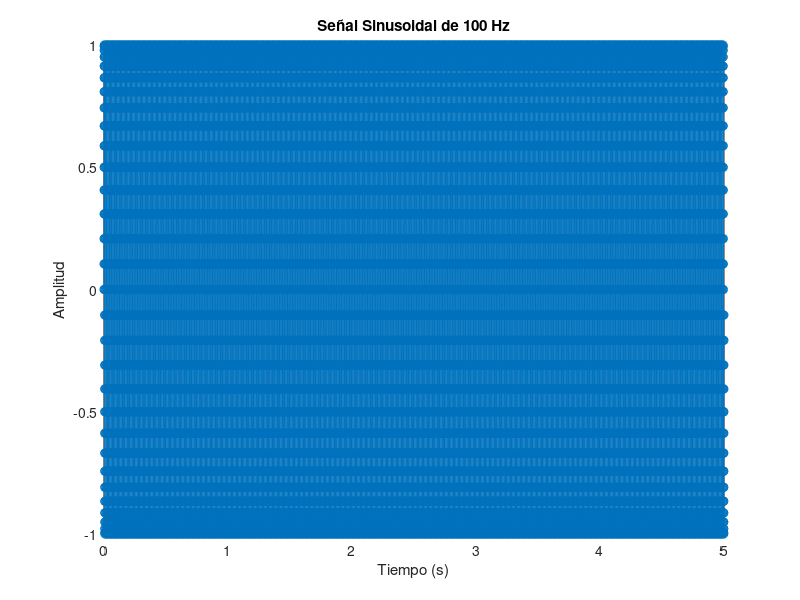

MATLAB code for this plot:
% Parámetros de la señal
f1 = 100; % Frecuencia fundamental en Hz
A = 1; % Amplitud
fs = 6000; % Frecuencia de muestreo en Hz
T = 5; % Duración de la señal en segundos

% Crear el vector de tiempos
t = (0:1/fs:T-1/fs)'; % Vector columna de tiempos

% Generar la señal sinusoidal
x_100Hz = A * sin(2 * pi * f1 * t);

% Representar la señal generada
figure;
plot(t, x_100Hz, 'o-');
xlabel('Tiempo (s)');
ylabel('Amplitud');
title('Señal Sinusoidal de 100 Hz');
grid on;